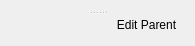
<?xml version="1.0" encoding="UTF-8"?>
<ui version="4.0">
 <class>TissueWidget</class>
 <widget class="QWidget" name="TissueWidget">
  <property name="geometry">
   <rect>
    <x>0</x>
    <y>0</y>
    <width>195</width>
    <height>45</height>
   </rect>
  </property>
  <property name="windowTitle">
   <string>Form</string>
  </property>
  <layout class="QGridLayout" name="gridLayout">
   <item row="0" column="0">
    <widget class="QSplitter" name="splitter">
     <property name="orientation">
      <enum>Qt::Orientation::Vertical</enum>
     </property>
     <property name="handleWidth">
      <number>3</number>
     </property>
     <widget class="DataExchangeWidget" name="dataExchangeWidget" native="true"/>
     <widget class="QWidget" name="">
      <layout class="QHBoxLayout" name="horizontalLayout">
       <item>
        <widget class="NameDescriptionWidget" name="nameDescriptionWidget" native="true"/>
       </item>
       <item>
        <widget class="QToolButton" name="editParentToolButton">
         <property name="toolTip">
          <string>Edit Parent Object</string>
         </property>
         <property name="statusTip">
          <string>Edit Parent Object</string>
         </property>
         <property name="whatsThis">
          <string>Edit Parent Object</string>
         </property>
         <property name="text">
          <string>Edit Parent</string>
         </property>
         <property name="icon">
          <iconset theme="user"/>
         </property>
         <property name="autoRaise">
          <bool>true</bool>
         </property>
        </widget>
       </item>
      </layout>
     </widget>
    </widget>
   </item>
  </layout>
 </widget>
 <customwidgets>
  <customwidget>
   <class>DataExchangeWidget</class>
   <extends>QWidget</extends>
   <header location="global">gui.widgets.dataclasswidgets.dataexchangewidget</header>
   <container>1</container>
  </customwidget>
  <customwidget>
   <class>NameDescriptionWidget</class>
   <extends>QWidget</extends>
   <header location="global">gui.widgets.dataclasswidgets.namedescriptionwidget</header>
   <container>1</container>
  </customwidget>
 </customwidgets>
 <resources/>
 <connections/>
</ui>
